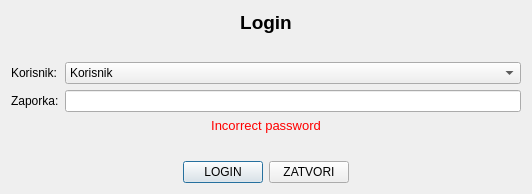
<?xml version="1.0" encoding="UTF-8"?>
<ui version="4.0">
 <class>Dialog</class>
 <widget class="QDialog" name="Dialog">
  <property name="geometry">
   <rect>
    <x>0</x>
    <y>0</y>
    <width>532</width>
    <height>194</height>
   </rect>
  </property>
  <property name="windowTitle">
   <string>Dialog</string>
  </property>
  <layout class="QVBoxLayout" name="verticalLayout">
   <item>
    <widget class="QLabel" name="label">
     <property name="text">
      <string>&lt;html&gt;&lt;head/&gt;&lt;body&gt;&lt;p&gt;&lt;span style=&quot; font-size:14pt; font-weight:600;&quot;&gt;Login&lt;/span&gt;&lt;/p&gt;&lt;/body&gt;&lt;/html&gt;</string>
     </property>
     <property name="alignment">
      <set>Qt::AlignCenter</set>
     </property>
    </widget>
   </item>
   <item>
    <spacer name="verticalSpacer">
     <property name="orientation">
      <enum>Qt::Vertical</enum>
     </property>
     <property name="sizeHint" stdset="0">
      <size>
       <width>20</width>
       <height>14</height>
      </size>
     </property>
    </spacer>
   </item>
   <item>
    <layout class="QFormLayout" name="formLayout">
     <item row="0" column="1">
      <widget class="QComboBox" name="user">
       <item>
        <property name="text">
         <string>Korisnik</string>
        </property>
       </item>
       <item>
        <property name="text">
         <string>Admin</string>
        </property>
       </item>
      </widget>
     </item>
     <item row="1" column="0">
      <widget class="QLabel" name="password_text">
       <property name="text">
        <string>Zaporka:</string>
       </property>
      </widget>
     </item>
     <item row="1" column="1">
      <widget class="QLineEdit" name="password">
       <property name="echoMode">
        <enum>QLineEdit::Password</enum>
       </property>
       <property name="alignment">
        <set>Qt::AlignCenter</set>
       </property>
       <property name="clearButtonEnabled">
        <bool>true</bool>
       </property>
      </widget>
     </item>
     <item row="0" column="0">
      <widget class="QLabel" name="user_text">
       <property name="text">
        <string>Korisnik:</string>
       </property>
      </widget>
     </item>
    </layout>
   </item>
   <item>
    <widget class="QLabel" name="lbl_incorrect">
     <property name="text">
      <string>&lt;html&gt;&lt;head/&gt;&lt;body&gt;&lt;p&gt;&lt;span style=&quot; font-size:10pt; color:#ff0000;&quot;&gt;Incorrect password&lt;/span&gt;&lt;/p&gt;&lt;/body&gt;&lt;/html&gt;</string>
     </property>
     <property name="alignment">
      <set>Qt::AlignCenter</set>
     </property>
    </widget>
   </item>
   <item>
    <spacer name="verticalSpacer_2">
     <property name="orientation">
      <enum>Qt::Vertical</enum>
     </property>
     <property name="sizeHint" stdset="0">
      <size>
       <width>20</width>
       <height>14</height>
      </size>
     </property>
    </spacer>
   </item>
   <item>
    <layout class="QHBoxLayout" name="horizontalLayout">
     <item>
      <spacer name="horizontalSpacer_2">
       <property name="orientation">
        <enum>Qt::Horizontal</enum>
       </property>
       <property name="sizeHint" stdset="0">
        <size>
         <width>40</width>
         <height>20</height>
        </size>
       </property>
      </spacer>
     </item>
     <item>
      <widget class="QPushButton" name="btn_login">
       <property name="text">
        <string>LOGIN</string>
       </property>
      </widget>
     </item>
     <item>
      <widget class="QPushButton" name="btn_close">
       <property name="text">
        <string>ZATVORI</string>
       </property>
      </widget>
     </item>
     <item>
      <spacer name="horizontalSpacer">
       <property name="orientation">
        <enum>Qt::Horizontal</enum>
       </property>
       <property name="sizeHint" stdset="0">
        <size>
         <width>40</width>
         <height>20</height>
        </size>
       </property>
      </spacer>
     </item>
    </layout>
   </item>
  </layout>
 </widget>
 <resources/>
 <connections/>
</ui>
